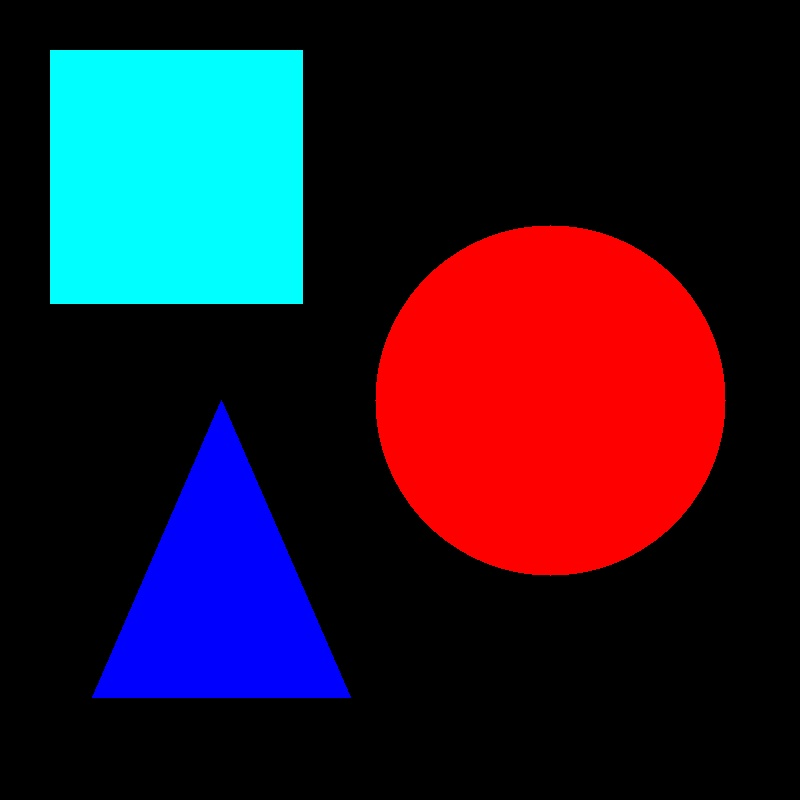
#> input picture Original Input Images/Chapter 7/objects.jpg, 800 x 800 px, found by its file name
$ python 'Properties of a contour.py'
#> lines starting #> are read from the running program, lines starting #| are printed output that depends on the picture; after the words box and inside, x2 and y2 are one past the last pixel; in counts of white or black regions, pixels touching at a corner belong together
import cv2

image = cv2.imread('objects.jpg')
#> image is the input picture: shape (800, 800, 3); mean B, G, R 41, 25.7, 38.3
gray = cv2.cvtColor(image, cv2.COLOR_BGR2GRAY)
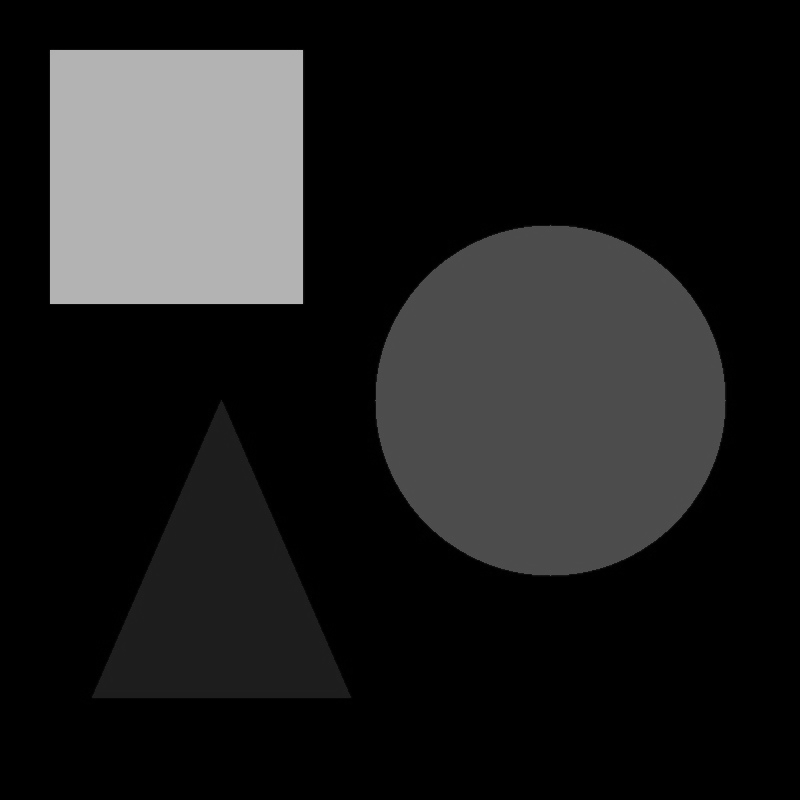
#> gray: shape (800, 800); min 0, max 183, mean 31.3

# Apply thresholding to obtain a binary image
_, binary = cv2.threshold(gray, 22, 255, cv2.THRESH_BINARY)
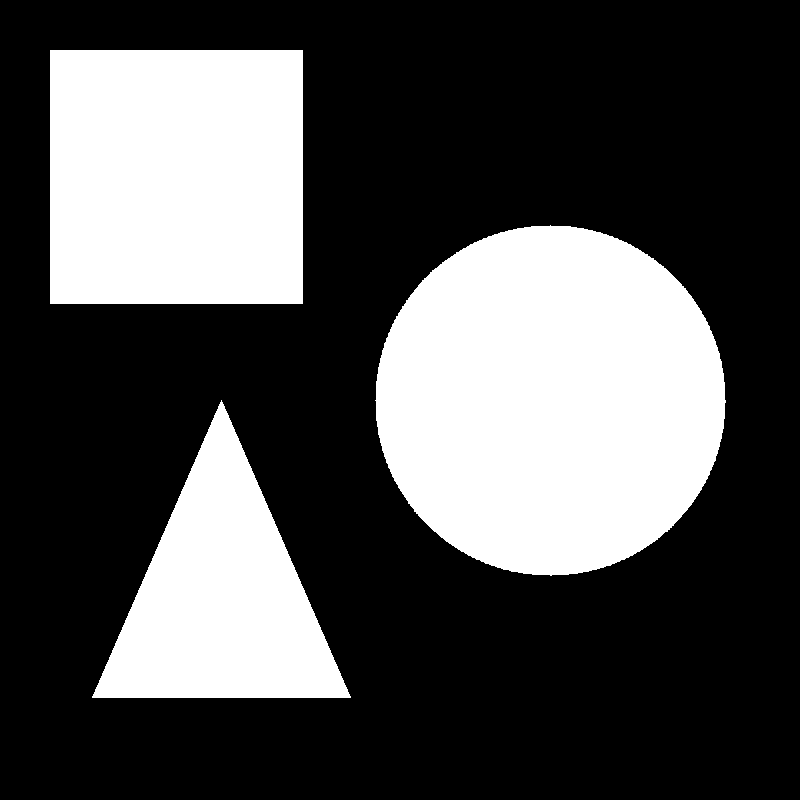
#> binary: shape (800, 800); 31.2% white; 3 white regions

# Find contours in the binary image
contours, _ = cv2.findContours(binary, cv2.RETR_EXTERNAL, cv2.CHAIN_APPROX_SIMPLE)
#> contours = 3 contours; box (x1, y1, x2, y2) and area: (375, 225, 726, 576) 95860, (50, 50, 303, 304) 63756, (92, 400, 351, 698) 38313

# Iterate over the contours
for contour in contours:
    # Calculate the area of the contour
    area = int(cv2.contourArea(contour))

    # Calculate the perimeter of the contour
    perimeter = int(cv2.arcLength(contour, True))

    # Calculate the centroid of the contour
    M = cv2.moments(contour)
    centroid_x = int(M['m10'] / M['m00'])
    centroid_y = int(M['m01'] / M['m00'])

    print("Area:", area)
    print("Perimeter:", perimeter)
    print("Centroid (x, y):", centroid_x, centroid_y)

    # Draw the contour, centroid, and text on the image
    cv2.drawContours(image, [contour], 0, (0, 255, 0), 2)
    cv2.circle(image, (centroid_x, centroid_y), 5, (0, 0, 0), -1)
    cv2.putText(image, f"Area: {area}", (centroid_x - 50, centroid_y - 20), cv2.FONT_HERSHEY_SIMPLEX, 0.5, (255, 255, 255), 2)
    cv2.putText(image, f"Perimeter: {perimeter}", (centroid_x - 80, centroid_y + 30), cv2.FONT_HERSHEY_SIMPLEX, 0.5, (255, 255, 255), 2)
#> this loop made 3 passes
#> (area, perimeter, centroid_x, centroid_y) on passes 1 to 2: (38313, 958, 221, 598), (95860, 1171, 550, 400)
#> (contour, area, perimeter, centroid_x, centroid_y) on pass 3: ([[50, 50], [50, 303], [302, 303], [302, 50]], 63756, 1010, 176, 176)
#| Area: 38313
#| Perimeter: 958
#| Centroid (x, y): 221 598
#| Area: 95860
#| Perimeter: 1171
#| Centroid (x, y): 550 400
#| Area: 63756
#| Perimeter: 1010
#| Centroid (x, y): 176 176
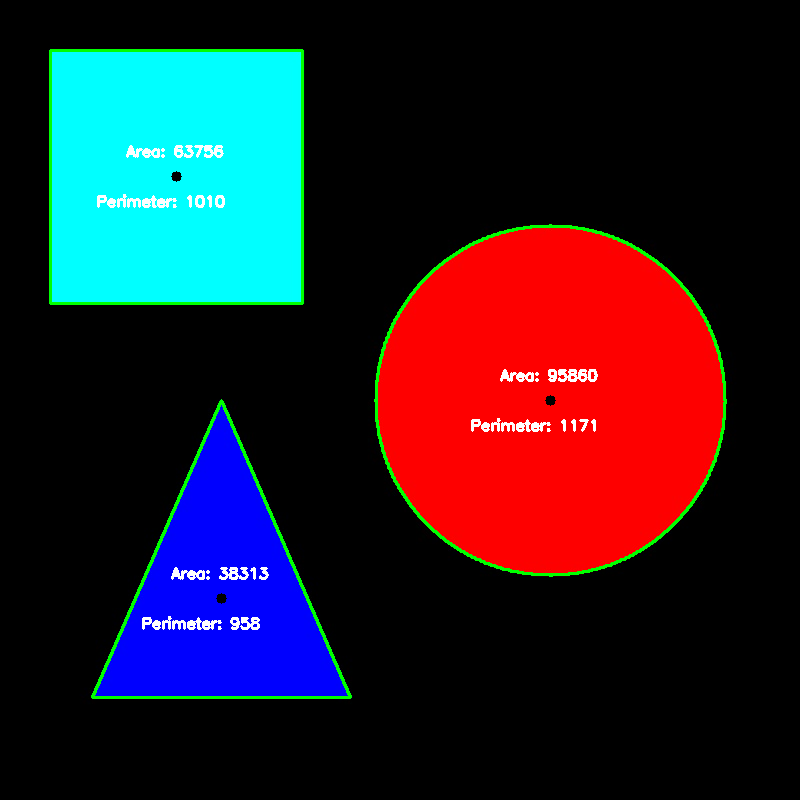
#> image: shape (800, 800, 3); 2.27% of pixels changed, all inside (x1, y1, x2, y2) = (49, 49, 727, 699)

cv2.imshow("Object Image", image)
cv2.waitKey(0)
cv2.destroyAllWindows()
